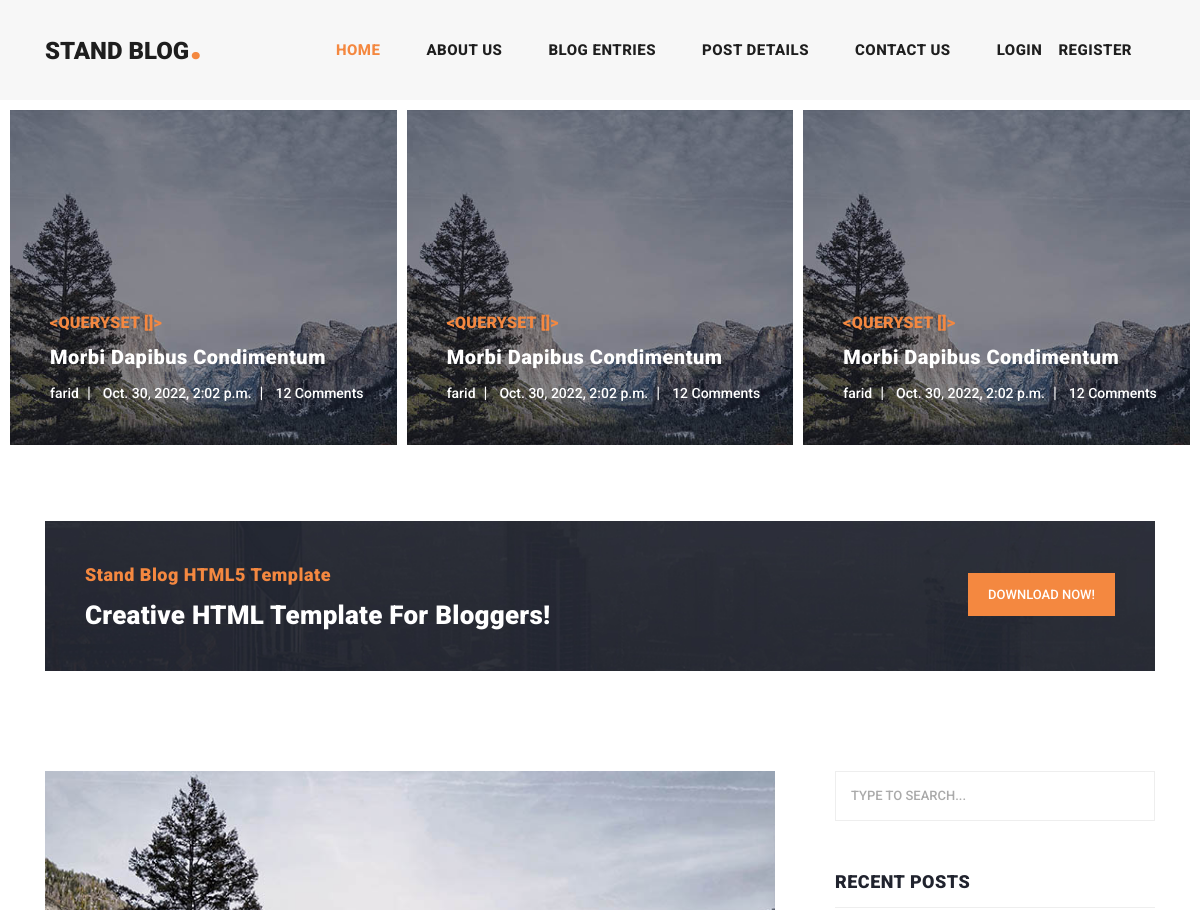
/ (upper part), run on an earlier commit of the app's database.
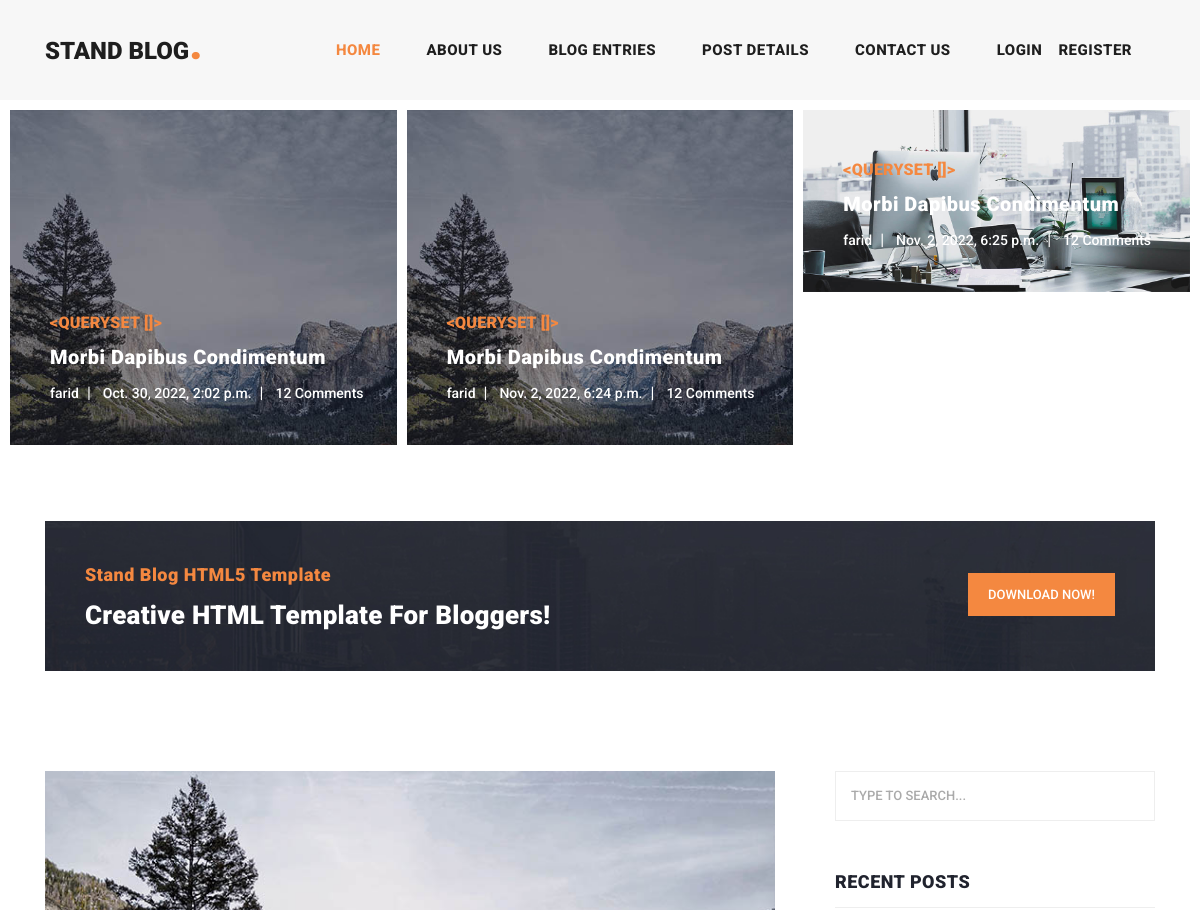
And on a later commit of the database.
### blog/models.py (models this page shows, shortened)
class Post(models.Model):
    STATUS_CHOICES = (
        ('d', 'draft'),
        ('p', 'publish')
    )
    other = models.ForeignKey(User, on_delete=models.CASCADE) # many to one
    title = models.CharField(max_length=20)
    category = models.ManyToManyField(Category, null=True)
    body = models.TextField()
    img = models.ImageField(upload_to='images/blog/post')
    created = models.DateTimeField(auto_now=timezone)
    updated = models.DateTimeField(auto_now_add=True)
    status = models.CharField(max_length=1, default='d', choices=STATUS_CHOICES, null=False)

### home_app/views.py (the view)
# urls.py: path('', views.home),
def home(request):
    posts = Post.objects.all()
    return render(request, 'home_app/index.html', {'posts': posts})

### templates/home_app/index.html (shortened to what the changed rows need)
{% load static %}
<!DOCTYPE html>
<html lang="en">
<head>
    <link href="{% static 'vendor/bootstrap/css/bootstrap.min.css' %}" rel="stylesheet">
    <link rel="stylesheet" href="{% static 'css/fontawesome.css' %}">
    <link rel="stylesheet" href="{% static 'css/templatemo-stand-blog.css' %}">
    <link rel="stylesheet" href="{% static 'css/owl.css' %}">
</head>
<body>
<header class="">
    <nav class="navbar navbar-expand-lg">
        <div class="container">
            <a class="navbar-brand" href="index.html"><h2>Stand Blog<em>.</em></h2></a>
        </div>
    </nav>
</header>
<div class="main-banner header-text">
    <div class="container-fluid">
        <div class="owl-banner owl-carousel">
            {% for post in posts %}
                <div class="item">
                    <img src="{{ post.img.url }}" alt="{{ post.title }}">
                    <div class="item-content">
                        <div class="main-content">
                            <div class="meta-category">
                                <span>{{ post.category.all }}</span>
                            </div>
                            <a href="post-details.html"><h4>Morbi dapibus condimentum</h4></a>
                            <ul class="post-info">
                                <li><a href="#">{{ post.other }}</a></li>
                                <li><a href="#">{{ post.created }}</a></li>
                                <li><a href="#">12 Comments</a></li>
                            </ul>
                        </div>
                    </div>
                </div>
            {% endfor %}
        </div>
    </div>
</div>
<section class="blog-posts">
    <div class="container">
        <div class="row">
            <div class="col-lg-4">
                <div class="sidebar">
                    <div class="row">
                        <div class="col-lg-12">
                            <div class="sidebar-item recent-posts">
                                <div class="sidebar-heading">
                                    <h2>Recent Posts</h2>
                                </div>
                            </div>
                        </div>
                    </div>
                </div>
            </div>
        </div>
    </div>
</section>
</body>
</html>

What changed in the data, as far as the page shows it:
added Post: img (picture), category.all "<QUERYSET []>", other "farid", created "Nov. 2, 2022, 6:24 p.m."
added Post: img (picture), category.all "<QUERYSET []>", other "farid", created "Nov. 2, 2022, 6:25 p.m."
